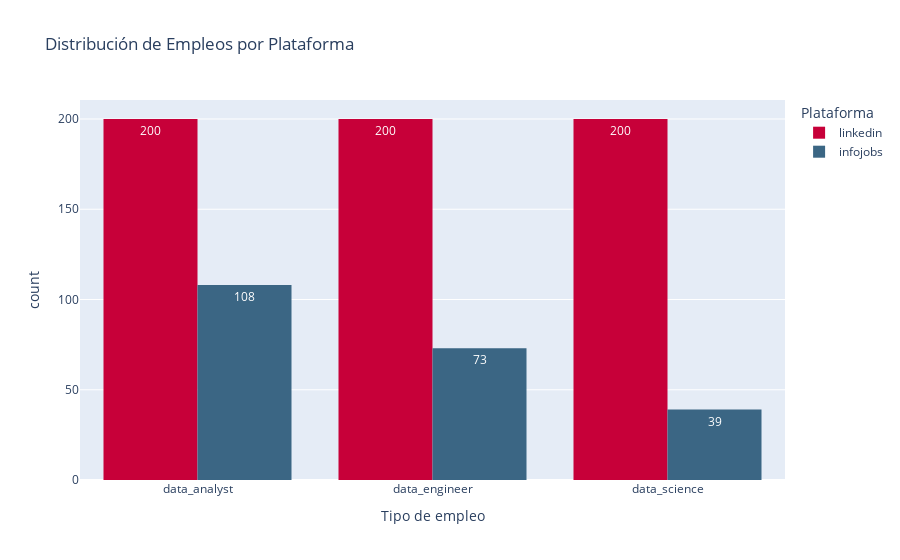

Notebook code cell kept with this figure:
### Markdown cell above
Las ofertas de trabajo vinene de dos plataformas distintas a día de hoy, Linkedin e Infojobs. Los empleos ofertados son tres: Data Science, Data Analyst y Data engineer. Veamos que proporcion hay de cada empleo por plataforma.

### Code cell
f_eda.empleo_por_plataforma(df)

### Figure 1 — Plotly figure (JSON) as saved in the notebook; plotly's stock layout.template omitted (floating-point values rounded to 4 significant figures; data arrays with more than 128 entries replaced by an {"elided": "..."} marker saying what was removed)
{"data": [{"alignmentgroup": "True", "bingroup": "x", "hovertemplate": "Plataforma=linkedin<br>Tipo de empleo=%{x}<br>count=%{y}<extra></extra>", "legendgroup": "linkedin", "marker": {"color": "#C70039", "pattern": {"shape": ""}}, "name": "linkedin", "offsetgroup": "linkedin", "orientation": "v", "showlegend": true, "texttemplate": "%{value}", "type": "histogram", "x": {"elided": "600 str values"}, "xaxis": "x", "yaxis": "y"}, {"alignmentgroup": "True", "bingroup": "x", "hovertemplate": "Plataforma=infojobs<br>Tipo de empleo=%{x}<br>count=%{y}<extra></extra>", "legendgroup": "infojobs", "marker": {"color": "#3b6684", "pattern": {"shape": ""}}, "name": "infojobs", "offsetgroup": "infojobs", "orientation": "v", "showlegend": true, "texttemplate": "%{value}", "type": "histogram", "x": {"elided": "220 str values"}, "xaxis": "x", "yaxis": "y"}], "layout": {"barmode": "group", "legend": {"title": {"text": "Plataforma"}, "tracegroupgap": 0}, "title": {"text": "Distribución de Empleos por Plataforma"}, "xaxis": {"anchor": "y", "domain": [0, 1], "title": {"text": "Tipo de empleo"}}, "yaxis": {"anchor": "x", "domain": [0, 1], "title": {"text": "count"}}}}
